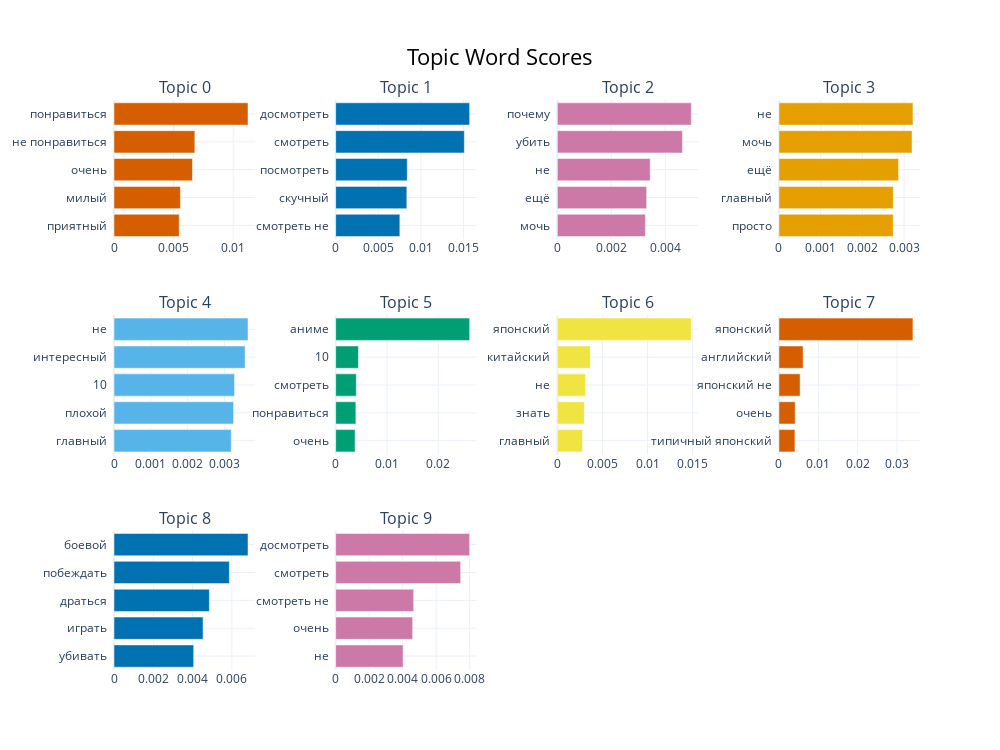

Here is the notebook cell this chart was saved with:
### Code cell
fig = topic_model_neg.visualize_barchart(top_n_topics=10)
fig.show()

### Figure 1 — Plotly figure (JSON) as saved in the notebook; plotly's stock layout.template omitted (floating-point values rounded to 4 significant figures)
{"data": [{"marker": {"color": "#D55E00"}, "orientation": "h", "type": "bar", "x": [0.00547, 0.005571, 0.006587, 0.006786, 0.01124], "xaxis": "x", "y": ["приятный  ", "милый  ", "очень  ", "не понравиться  ", "понравиться  "], "yaxis": "y"}, {"marker": {"color": "#0072B2"}, "orientation": "h", "type": "bar", "x": [0.007532, 0.008352, 0.008401, 0.0151, 0.01572], "xaxis": "x2", "y": ["смотреть не  ", "скучный  ", "посмотреть  ", "смотреть  ", "досмотреть  "], "yaxis": "y2"}, {"marker": {"color": "#CC79A7"}, "orientation": "h", "type": "bar", "x": [0.003262, 0.003309, 0.003441, 0.004635, 0.004962], "xaxis": "x3", "y": ["мочь  ", "ещё  ", "не  ", "убить  ", "почему  "], "yaxis": "y3"}, {"marker": {"color": "#E69F00"}, "orientation": "h", "type": "bar", "x": [0.00274, 0.002742, 0.002868, 0.003192, 0.003213], "xaxis": "x4", "y": ["просто  ", "главный  ", "ещё  ", "мочь  ", "не  "], "yaxis": "y4"}, {"marker": {"color": "#56B4E9"}, "orientation": "h", "type": "bar", "x": [0.003186, 0.003249, 0.003276, 0.003563, 0.003641], "xaxis": "x5", "y": ["главный  ", "плохой  ", "10  ", "интересный  ", "не  "], "yaxis": "y5"}, {"marker": {"color": "#009E73"}, "orientation": "h", "type": "bar", "x": [0.003784, 0.00394, 0.004023, 0.004436, 0.02612], "xaxis": "x6", "y": ["очень  ", "понравиться  ", "смотреть  ", "10  ", "аниме  "], "yaxis": "y6"}, {"marker": {"color": "#F0E442"}, "orientation": "h", "type": "bar", "x": [0.002791, 0.003005, 0.003125, 0.003656, 0.01485], "xaxis": "x7", "y": ["главный  ", "знать  ", "не  ", "китайский  ", "японский  "], "yaxis": "y7"}, {"marker": {"color": "#D55E00"}, "orientation": "h", "type": "bar", "x": [0.004062, 0.004122, 0.005383, 0.006139, 0.03403], "xaxis": "x8", "y": ["типичный японский  ", "очень  ", "японский не  ", "английский  ", "японский  "], "yaxis": "y8"}, {"marker": {"color": "#0072B2"}, "orientation": "h", "type": "bar", "x": [0.004057, 0.004534, 0.004855, 0.005873, 0.006822], "xaxis": "x9", "y": ["убивать  ", "играть  ", "драться  ", "побеждать  ", "боевой  "], "yaxis": "y9"}, {"marker": {"color": "#CC79A7"}, "orientation": "h", "type": "bar", "x": [0.004027, 0.004596, 0.004656, 0.00746, 0.007997], "xaxis": "x10", "y": ["не  ", "очень  ", "смотреть не  ", "смотреть  ", "досмотреть  "], "yaxis": "y10"}], "layout": {"annotations": [{"font": {"size": 16}, "showarrow": false, "text": "Topic 0", "x": 0.0875, "xanchor": "center", "xref": "paper", "y": 1, "yanchor": "bottom", "yref": "paper"}, {"font": {"size": 16}, "showarrow": false, "text": "Topic 1", "x": 0.3625, "xanchor": "center", "xref": "paper", "y": 1, "yanchor": "bottom", "yref": "paper"}, {"font": {"size": 16}, "showarrow": false, "text": "Topic 2", "x": 0.6375, "xanchor": "center", "xref": "paper", "y": 1, "yanchor": "bottom", "yref": "paper"}, {"font": {"size": 16}, "showarrow": false, "text": "Topic 3", "x": 0.9125, "xanchor": "center", "xref": "paper", "y": 1, "yanchor": "bottom", "yref": "paper"}, {"font": {"size": 16}, "showarrow": false, "text": "Topic 4", "x": 0.0875, "xanchor": "center", "xref": "paper", "y": 0.6222, "yanchor": "bottom", "yref": "paper"}, {"font": {"size": 16}, "showarrow": false, "text": "Topic 5", "x": 0.3625, "xanchor": "center", "xref": "paper", "y": 0.6222, "yanchor": "bottom", "yref": "paper"}, {"font": {"size": 16}, "showarrow": false, "text": "Topic 6", "x": 0.6375, "xanchor": "center", "xref": "paper", "y": 0.6222, "yanchor": "bottom", "yref": "paper"}, {"font": {"size": 16}, "showarrow": false, "text": "Topic 7", "x": 0.9125, "xanchor": "center", "xref": "paper", "y": 0.6222, "yanchor": "bottom", "yref": "paper"}, {"font": {"size": 16}, "showarrow": false, "text": "Topic 8", "x": 0.0875, "xanchor": "center", "xref": "paper", "y": 0.2444, "yanchor": "bottom", "yref": "paper"}, {"font": {"size": 16}, "showarrow": false, "text": "Topic 9", "x": 0.3625, "xanchor": "center", "xref": "paper", "y": 0.2444, "yanchor": "bottom", "yref": "paper"}], "height": 750, "hoverlabel": {"bgcolor": "white", "font": {"family": "Rockwell", "size": 16}}, "showlegend": false, "title": {"font": {"color": "Black", "size": 22}, "text": "Topic Word Scores", "x": 0.5, "xanchor": "center", "yanchor": "top"}, "width": 1000, "xaxis": {"anchor": "y", "domain": [0, 0.175], "showgrid": true}, "xaxis10": {"anchor": "y10", "domain": [0.275, 0.45], "showgrid": true}, "xaxis11": {"anchor": "y11", "domain": [0.55, 0.725], "showgrid": true}, "xaxis12": {"anchor": "y12", "domain": [0.825, 1], "showgrid": true}, "xaxis2": {"anchor": "y2", "domain": [0.275, 0.45], "showgrid": true}, "xaxis3": {"anchor": "y3", "domain": [0.55, 0.725], "showgrid": true}, "xaxis4": {"anchor": "y4", "domain": [0.825, 1], "showgrid": true}, "xaxis5": {"anchor": "y5", "domain": [0, 0.175], "showgrid": true}, "xaxis6": {"anchor": "y6", "domain": [0.275, 0.45], "showgrid": true}, "xaxis7": {"anchor": "y7", "domain": [0.55, 0.725], "showgrid": true}, "xaxis8": {"anchor": "y8", "domain": [0.825, 1], "showgrid": true}, "xaxis9": {"anchor": "y9", "domain": [0, 0.175], "showgrid": true}, "yaxis": {"anchor": "x", "domain": [0.7556, 1], "showgrid": true}, "yaxis10": {"anchor": "x10", "domain": [0, 0.2444], "showgrid": true}, "yaxis11": {"anchor": "x11", "domain": [0, 0.2444], "showgrid": true}, "yaxis12": {"anchor": "x12", "domain": [0, 0.2444], "showgrid": true}, "yaxis2": {"anchor": "x2", "domain": [0.7556, 1], "showgrid": true}, "yaxis3": {"anchor": "x3", "domain": [0.7556, 1], "showgrid": true}, "yaxis4": {"anchor": "x4", "domain": [0.7556, 1], "showgrid": true}, "yaxis5": {"anchor": "x5", "domain": [0.3778, 0.6222], "showgrid": true}, "yaxis6": {"anchor": "x6", "domain": [0.3778, 0.6222], "showgrid": true}, "yaxis7": {"anchor": "x7", "domain": [0.3778, 0.6222], "showgrid": true}, "yaxis8": {"anchor": "x8", "domain": [0.3778, 0.6222], "showgrid": true}, "yaxis9": {"anchor": "x9", "domain": [0, 0.2444], "showgrid": true}}}
